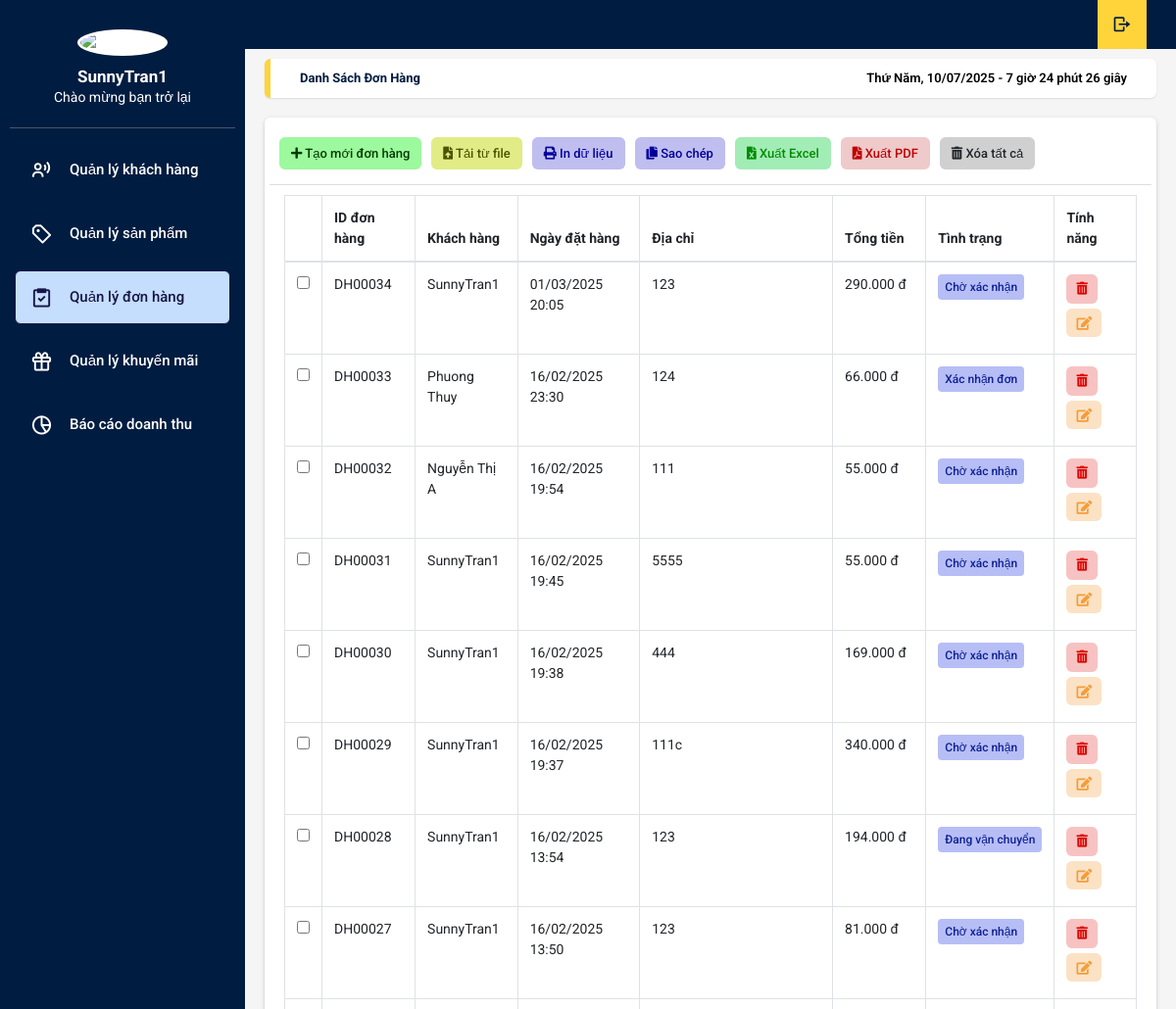
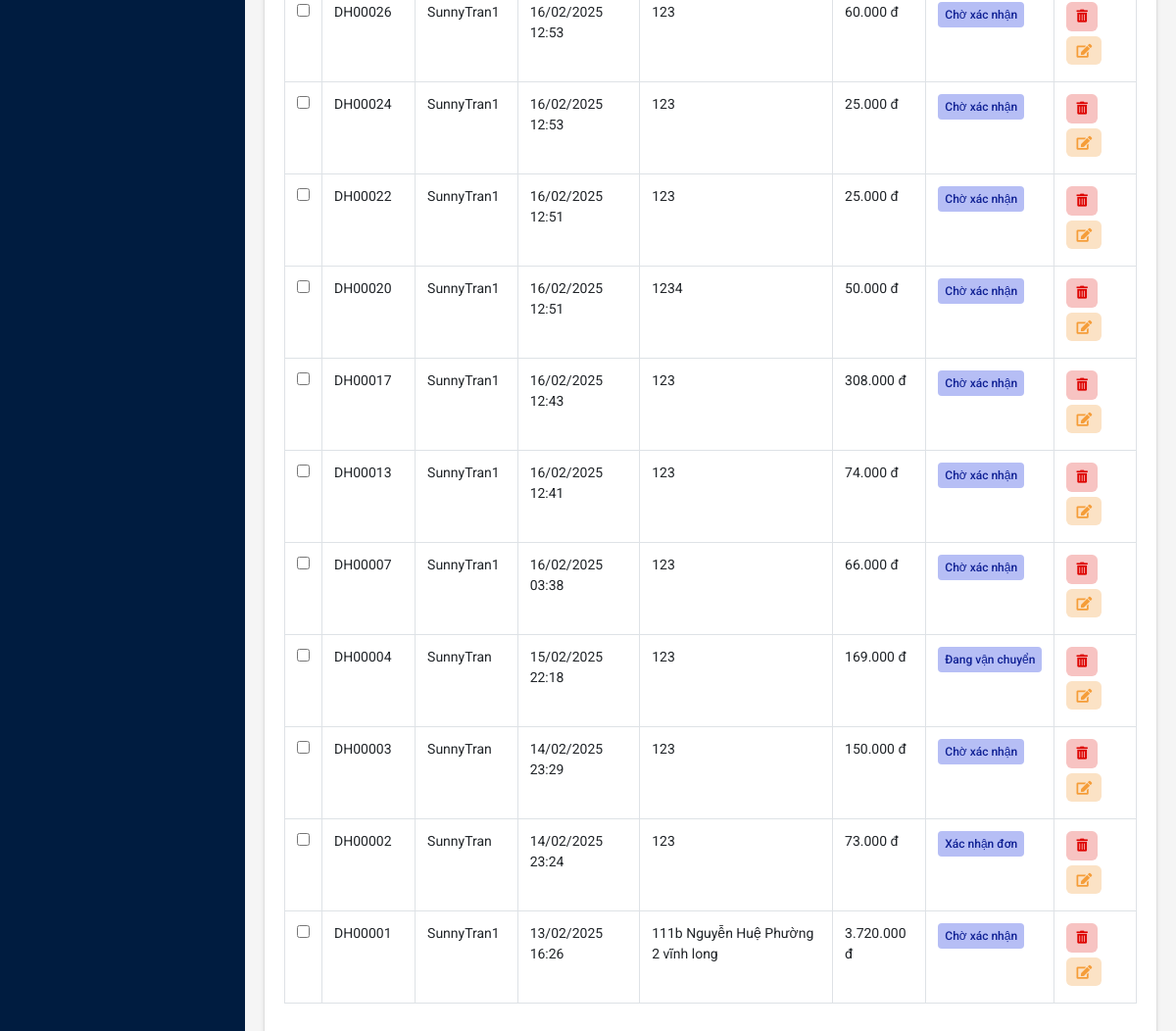
The app's page /table-data-oder.php (signed in), older data (2 pictures, top to bottom).
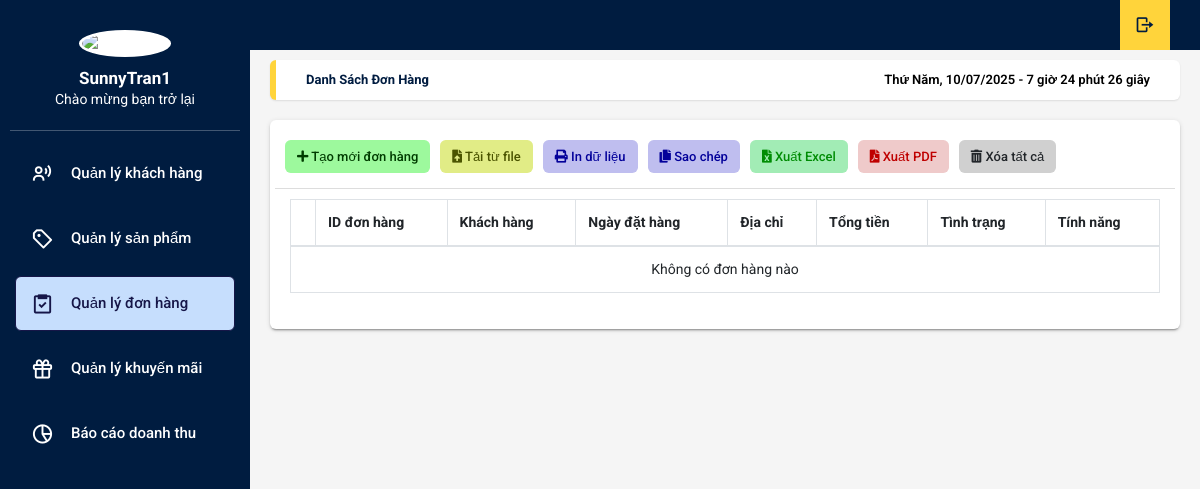
The same page, newer data.
### tables this page shows
CREATE TABLE `donhang` (
  `donhangid` int(11) NOT NULL,
  `manguoidung` int(11) NOT NULL,
  `ten_nguoi_dat` varchar(100) NOT NULL,
  `ngaydat` datetime DEFAULT current_timestamp(),
  `trangthai` varchar(50) NOT NULL,
  `tongtien` decimal(10,2) NOT NULL,
  `diachigiao` text NOT NULL,
  `sdt` varchar(15) NOT NULL,
  `phuongthuctt` varchar(50) NOT NULL
);

CREATE TABLE `nguoi_dung` (
  `id` int(11) NOT NULL,
  `ten_dang_nhap` varchar(255) NOT NULL,
  `email` varchar(255) NOT NULL,
  `sdt` varchar(15) NOT NULL,
  `mat_khau` varchar(255) NOT NULL,
  `ngay_tao` datetime DEFAULT current_timestamp(),
  `loai` int(11) NOT NULL
);

### table-data-oder.php (the view, shortened to what the changed rows need)
<?php
require_once 'connect.php';
$sql = "SELECT d.donhangid, n.ten_dang_nhap, d.ngaydat, d.diachigiao,
        (SELECT SUM(soluong) FROM chitietdonhang WHERE madonhang = d.donhangid) as total_quantity,
        d.tongtien, d.trangthai
        FROM donhang d
        JOIN nguoi_dung n ON d.manguoidung = n.id
        ORDER BY d.ngaydat DESC";
$result = $conn->query($sql);
?>
<!DOCTYPE html>
<html lang="en">
<head>
  <link rel="stylesheet" type="text/css" href="css/main.css">
  <link rel="stylesheet" href="https://cdn.jsdelivr.net/npm/boxicons@latest/css/boxicons.min.css">
  <link rel="stylesheet" href="https://unpkg.com/boxicons@latest/css/boxicons.min.css">
  <link rel="stylesheet" type="text/css"
    href="https://maxcdn.bootstrapcdn.com/font-awesome/4.7.0/css/font-awesome.min.css">
  <link rel="stylesheet" href="https://use.fontawesome.com/releases/v5.8.2/css/all.css">
  <link rel="stylesheet" href="https://cdnjs.cloudflare.com/ajax/libs/jquery-confirm/3.3.2/jquery-confirm.min.css">
</head>
<body onload="time()" class="app sidebar-mini rtl">
    <main class="app-content">
      <div class="row">
        <div class="col-md-12">
          <div class="tile">
            <div class="tile-body">
              <table class="table table-hover table-bordered" id="sampleTable">
                <thead>
                  <tr>
                    <th width="10"></th>
                    <th>ID đơn hàng</th>
                    <th>Khách hàng</th>
                    <th>Ngày đặt hàng</th>
                    <th>Địa chỉ</th>
                    <th>Tổng tiền</th>
                    <th>Tình trạng</th>
                    <th>Tính năng</th>
                  </tr>
                </thead>
                <tbody>
                    <?php
                    if ($result->num_rows > 0) {
                        while($row = $result->fetch_assoc()) {
                            $status_badge = '';
                            switch($row['trangthai']) {
                                default:
                                    $status_badge = 'bg-info';
                            }
                    ?>
                            <tr>
                                <td width="10"><input type="checkbox" name="check1" value="1"></td>
                                <td>DH<?php echo str_pad($row['donhangid'], 5, '0', STR_PAD_LEFT); ?></td>
                                <td><?php echo htmlspecialchars($row['ten_dang_nhap']); ?></td>
                                <td><?php echo date('d/m/Y H:i', strtotime($row['ngaydat'])); ?></td>
                                <td><?php echo htmlspecialchars($row['diachigiao']); ?></td>
                                <td><?php echo number_format($row['tongtien'], 0, ',', '.') . ' đ'; ?></td>
                                <td><span class="badge <?php echo $status_badge; ?>"><?php echo $row['trangthai']; ?></span></td>
                                <td>
                                    <button class="btn btn-primary btn-sm trash" type="button" title="Xóa"
                                            data-id="<?php echo $row['donhangid']; ?>">
                                        <i class="fas fa-trash-alt"></i>
                                    </button>
                                    <button class="btn btn-primary btn-sm edit" type="button" title="Sửa"
                                            onclick="window.location.href='form-edit-don-hang.php?id=<?php echo $row['donhangid']; ?>'">
                                        <i class="fa fa-edit"></i>
                                    </button>
                                </td>
                            </tr>
                    <?php
                        }
                    } else {
                        echo "<tr><td colspan='8' class='text-center'>Không có đơn hàng nào</td></tr>";
                    }
                    ?>
                </tbody>
              </table>
            </div>
          </div>
        </div>
      </div>
    </main>
</body>
</html>

Row changes from the older to the newer data that the page shows:
removed donhang: donhangid "00034", manguoidung.ten_dang_nhap "SunnyTran1", ngaydat "01/03/2025 20:05", diachigiao "123", tongtien "290.000", trangthai "Chờ xác nhận"
removed donhang: donhangid "00033", manguoidung.ten_dang_nhap "Phuong Thuy", ngaydat "16/02/2025 23:30", diachigiao "124", tongtien "66.000", trangthai "Xác nhận đơn"
removed donhang: donhangid "00032", manguoidung.ten_dang_nhap "Nguyễn Thị A", ngaydat "16/02/2025 19:54", diachigiao "111", tongtien "55.000", trangthai "Chờ xác nhận"
removed donhang: donhangid "00031", manguoidung.ten_dang_nhap "SunnyTran1", ngaydat "16/02/2025 19:45", diachigiao "5555", tongtien "55.000", trangthai "Chờ xác nhận"
removed donhang: donhangid "00030", manguoidung.ten_dang_nhap "SunnyTran1", ngaydat "16/02/2025 19:38", diachigiao "444", tongtien "169.000", trangthai "Chờ xác nhận"
removed donhang: donhangid "00029", manguoidung.ten_dang_nhap "SunnyTran1", ngaydat "16/02/2025 19:37", diachigiao "111c", tongtien "340.000", trangthai "Chờ xác nhận"
removed donhang: donhangid "00028", manguoidung.ten_dang_nhap "SunnyTran1", ngaydat "16/02/2025 13:54", diachigiao "123", tongtien "194.000", trangthai "Đang vận chuyển"
removed donhang: donhangid "00027", manguoidung.ten_dang_nhap "SunnyTran1", ngaydat "16/02/2025 13:50", diachigiao "123", tongtien "81.000", trangthai "Chờ xác nhận"
removed donhang: donhangid "00026", manguoidung.ten_dang_nhap "SunnyTran1", ngaydat "16/02/2025 12:53", diachigiao "123", tongtien "60.000", trangthai "Chờ xác nhận"
removed donhang: donhangid "00024", manguoidung.ten_dang_nhap "SunnyTran1", ngaydat "16/02/2025 12:53", diachigiao "123", tongtien "25.000", trangthai "Chờ xác nhận"
removed donhang: donhangid "00022", manguoidung.ten_dang_nhap "SunnyTran1", ngaydat "16/02/2025 12:51", diachigiao "123", tongtien "25.000", trangthai "Chờ xác nhận"
removed donhang: donhangid "00020", manguoidung.ten_dang_nhap "SunnyTran1", ngaydat "16/02/2025 12:51", diachigiao "1234", tongtien "50.000", trangthai "Chờ xác nhận"
removed donhang: donhangid "00017", manguoidung.ten_dang_nhap "SunnyTran1", ngaydat "16/02/2025 12:43", diachigiao "123", tongtien "308.000", trangthai "Chờ xác nhận"
removed donhang: donhangid "00013", manguoidung.ten_dang_nhap "SunnyTran1", ngaydat "16/02/2025 12:41", diachigiao "123", tongtien "74.000", trangthai "Chờ xác nhận"
removed donhang: donhangid "00007", manguoidung.ten_dang_nhap "SunnyTran1", ngaydat "16/02/2025 03:38", diachigiao "123", tongtien "66.000", trangthai "Chờ xác nhận"
removed donhang: donhangid "00004", manguoidung.ten_dang_nhap "SunnyTran", ngaydat "15/02/2025 22:18", diachigiao "123", tongtien "169.000", trangthai "Đang vận chuyển"
removed donhang: donhangid "00003", manguoidung.ten_dang_nhap "SunnyTran", ngaydat "14/02/2025 23:29", diachigiao "123", tongtien "150.000", trangthai "Chờ xác nhận"
removed donhang: donhangid "00002", manguoidung.ten_dang_nhap "SunnyTran", ngaydat "14/02/2025 23:24", diachigiao "123", tongtien "73.000", trangthai "Xác nhận đơn"
removed donhang: donhangid "00001", manguoidung.ten_dang_nhap "SunnyTran1", ngaydat "13/02/2025 16:26", diachigiao "111b Nguyễn Huệ Phường 2 vĩnh long", tongtien "3.720.000", trangthai "Chờ xác nhận"
Text that changed along with them:
text now shown: "Không có đơn hàng nào"
